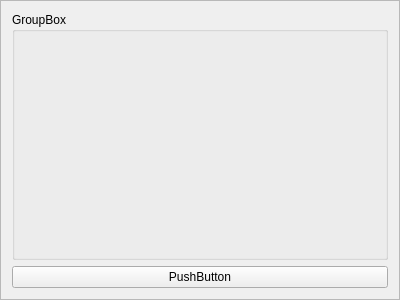
<?xml version="1.0" encoding="UTF-8"?>
<ui version="4.0">
 <class>Frame</class>
 <widget class="QFrame" name="Frame">
  <property name="geometry">
   <rect>
    <x>0</x>
    <y>0</y>
    <width>400</width>
    <height>300</height>
   </rect>
  </property>
  <property name="windowTitle">
   <string>Frame</string>
  </property>
  <property name="frameShape">
   <enum>QFrame::StyledPanel</enum>
  </property>
  <property name="frameShadow">
   <enum>QFrame::Raised</enum>
  </property>
  <layout class="QGridLayout" name="gridLayout">
   <item row="2" column="0">
    <widget class="QPushButton" name="finish_button">
     <property name="text">
      <string>PushButton</string>
     </property>
    </widget>
   </item>
   <item row="1" column="0">
    <widget class="QGroupBox" name="inputs_box">
     <property name="title">
      <string>GroupBox</string>
     </property>
     <layout class="QGridLayout" name="gridLayout_2">
      <item row="0" column="0">
       <layout class="QGridLayout" name="inputs_layout"/>
      </item>
      <item row="1" column="0">
       <spacer name="verticalSpacer">
        <property name="orientation">
         <enum>Qt::Vertical</enum>
        </property>
        <property name="sizeHint" stdset="0">
         <size>
          <width>20</width>
          <height>208</height>
         </size>
        </property>
       </spacer>
      </item>
     </layout>
    </widget>
   </item>
  </layout>
 </widget>
 <resources/>
 <connections/>
</ui>
